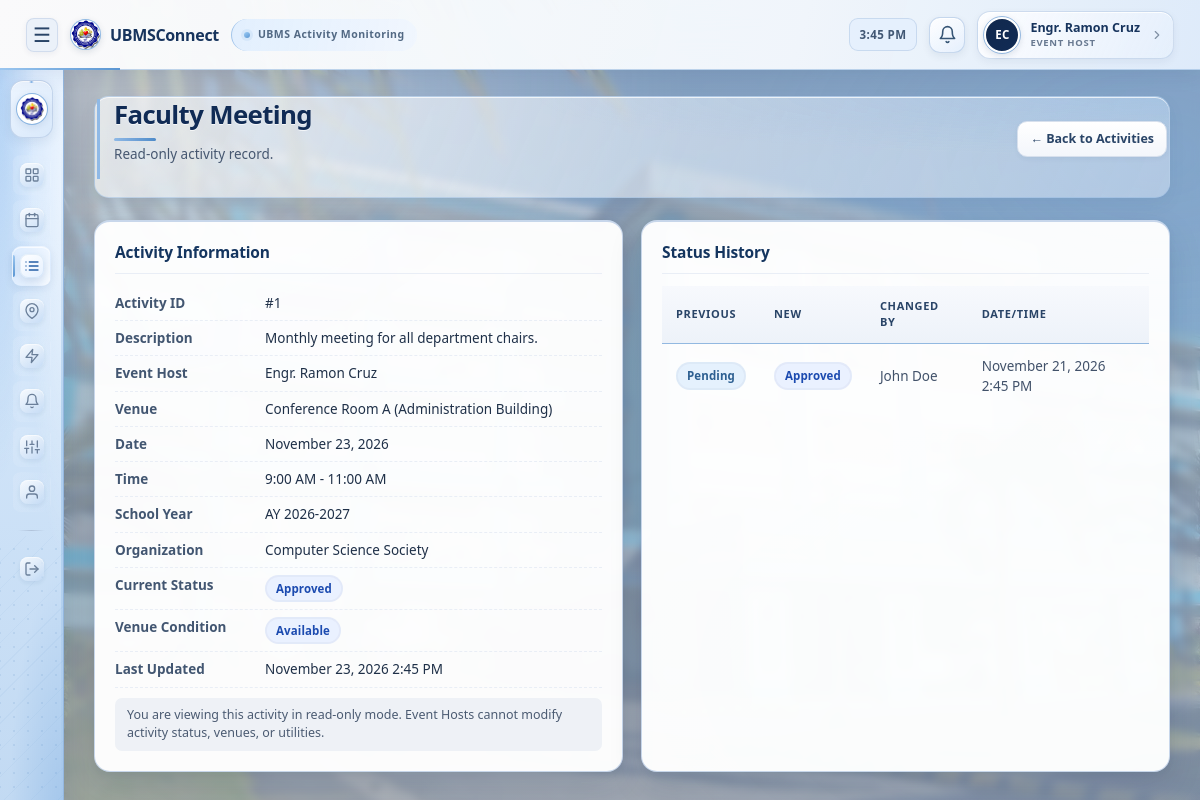
The page /host/activity_view.php?id=1 (signed in) on the database its author committed.
### tables this page shows
CREATE TABLE activities (
    id INT AUTO_INCREMENT PRIMARY KEY,
    activity_name VARCHAR(150) NOT NULL,
    description TEXT,
    host_id INT NOT NULL,
    organization_id INT NULL,
    venue_id INT NOT NULL,
    activity_date DATE NOT NULL,
    school_year_id INT NULL,
    start_time TIME NOT NULL,
    end_time TIME NOT NULL,
    status ENUM('Pending','Approved','Rejected','Maintenance','Completed') NOT NULL DEFAULT 'Pending',
    created_at DATETIME DEFAULT CURRENT_TIMESTAMP,
    updated_at DATETIME DEFAULT CURRENT_TIMESTAMP ON UPDATE CURRENT_TIMESTAMP,
    CONSTRAINT fk_activities_host FOREIGN KEY (host_id) REFERENCES users(id) ON DELETE CASCADE,
    CONSTRAINT fk_activities_venue FOREIGN KEY (venue_id) REFERENCES venues(id) ON DELETE CASCADE,
    CONSTRAINT fk_activities_school_year FOREIGN KEY (school_year_id) REFERENCES school_years(id) ON DELETE SET NULL,
    CONSTRAINT fk_activities_organization FOREIGN KEY (organization_id) REFERENCES organizations(id) ON DELETE SET NULL,
    INDEX idx_activity_date (activity_date),
    INDEX idx_status (status),
    INDEX idx_venue_id (venue_id),
    INDEX idx_host_id (host_id)
);

CREATE TABLE users (
    id INT AUTO_INCREMENT PRIMARY KEY,
    username VARCHAR(50) NOT NULL UNIQUE,
    password VARCHAR(255) NOT NULL,
    password_changed_at DATETIME NULL,
    full_name VARCHAR(100) NOT NULL,
    email VARCHAR(150) NULL,
    profile_picture VARCHAR(255) NULL,
    university_id VARCHAR(50) NULL,
    affiliation ENUM('student','ubms_staff') NULL,
    department_id INT NULL,
    course_id INT NULL,
    organization_id INT NULL,
    office_unit VARCHAR(150) NULL,
    role ENUM('super_admin','staff','host') NOT NULL,
    status ENUM('active','pending','inactive','rejected') NOT NULL DEFAULT 'active',
    created_at DATETIME DEFAULT CURRENT_TIMESTAMP,
    updated_at DATETIME DEFAULT CURRENT_TIMESTAMP ON UPDATE CURRENT_TIMESTAMP,
    last_login DATETIME NULL
);

CREATE TABLE venues (
    id INT AUTO_INCREMENT PRIMARY KEY,
    venue_name VARCHAR(100) NOT NULL,
    building VARCHAR(100) NOT NULL,
    location VARCHAR(150) NULL,
    description TEXT NULL,
    image_path VARCHAR(255) NULL,
    is_free TINYINT(1) NOT NULL DEFAULT 1,
    usage_fee DECIMAL(10,2) NULL,
    capacity INT NOT NULL DEFAULT 0,
    status ENUM('Available','In Use','Under Maintenance','Unavailable') NOT NULL DEFAULT 'Available',
    is_active TINYINT(1) NOT NULL DEFAULT 1,
    created_by INT NULL,
    created_at DATETIME DEFAULT CURRENT_TIMESTAMP,
    updated_at DATETIME DEFAULT CURRENT_TIMESTAMP ON UPDATE CURRENT_TIMESTAMP,
    CONSTRAINT fk_venues_created_by FOREIGN KEY (created_by) REFERENCES users(id) ON DELETE SET NULL
);

CREATE TABLE school_years (
    id INT AUTO_INCREMENT PRIMARY KEY,
    name VARCHAR(60) NOT NULL UNIQUE,
    start_date DATE NOT NULL,
    end_date DATE NOT NULL,
    is_active TINYINT(1) NOT NULL DEFAULT 1,
    created_at DATETIME DEFAULT CURRENT_TIMESTAMP
);

CREATE TABLE organizations (
    id INT AUTO_INCREMENT PRIMARY KEY,
    department_id INT NULL,
    organization_name VARCHAR(150) NOT NULL UNIQUE,
    is_active TINYINT(1) NOT NULL DEFAULT 1,
    CONSTRAINT fk_org_department FOREIGN KEY (department_id) REFERENCES departments(id) ON DELETE SET NULL
);

CREATE TABLE activity_status_logs (
    id INT AUTO_INCREMENT PRIMARY KEY,
    activity_id INT NOT NULL,
    previous_status VARCHAR(20) NOT NULL,
    new_status VARCHAR(20) NOT NULL,
    changed_by INT NOT NULL,
    changed_at DATETIME DEFAULT CURRENT_TIMESTAMP,
    CONSTRAINT fk_log_activity FOREIGN KEY (activity_id) REFERENCES activities(id) ON DELETE CASCADE,
    CONSTRAINT fk_log_user FOREIGN KEY (changed_by) REFERENCES users(id) ON DELETE CASCADE,
    INDEX idx_activity_id (activity_id)
);

### includes/functions.php (called while the page is built, shortened)
<?php
function e($value) {
    return htmlspecialchars($value ?? '', ENT_QUOTES, 'UTF-8');
}
function formatDate($date) {
    return date('F j, Y', strtotime($date));
}
function formatTime($time) {
    return date('g:i A', strtotime($time));
}
function formatDateTime($datetime) {
    return date('F j, Y g:i A', strtotime($datetime));
}
function statusBadgeClass($status) {
    switch ($status) {
        case 'Pending':     return 'badge-pending';
        case 'Approved':    return 'badge-approved';
    }
}
function venueBadgeClass($status) {
    switch ($status) {
        case 'Available':          return 'badge-approved';
    }
}

### host/activity_view.php (the view, shortened to what this page needs)
<?php
require_once __DIR__ . '/../includes/conflicts.php';
$id = (int) ($_GET['id'] ?? 0);
$stmt = $pdo->prepare(
    "SELECT a.*, u.full_name AS host_name, v.venue_name, v.building, v.status AS venue_status,
            o.organization_name, sy.name AS school_year_name
     FROM activities a
     JOIN users u ON u.id = a.host_id
     JOIN venues v ON v.id = a.venue_id
     LEFT JOIN organizations o ON o.id = a.organization_id
     LEFT JOIN school_years sy ON sy.id = a.school_year_id
     WHERE a.id = ?"
);
$stmt->execute([$id]);
$activity = $stmt->fetch();
$histStmt = $pdo->prepare(
    "SELECT l.*, u.full_name AS changed_by_name
     FROM activity_status_logs l JOIN users u ON u.id = l.changed_by
     WHERE l.activity_id = ? ORDER BY l.changed_at DESC"
);
$histStmt->execute([$id]);
$history = $histStmt->fetchAll();
include __DIR__ . '/../includes/header.php';
include __DIR__ . '/../includes/sidebar.php';
?>
<main class="main-content">
    <div class="page-header">
        <div>
            <h1><?= e($activity['activity_name']) ?></h1>
            <p class="page-subtitle">Read-only activity record.</p>
        </div>
        <a href="/UBMSConnect/host/activities.php" class="btn btn-sm">&larr; Back to Activities</a>
    </div>
    <div class="grid-2">
        <div class="card">
            <div class="card-title">Activity Information</div>
            <div class="detail-row"><div class="dr-label">Activity ID</div><div class="dr-value">#<?= (int)$activity['id'] ?></div></div>
            <div class="detail-row"><div class="dr-label">Description</div><div class="dr-value"><?= e($activity['description'] ?: 'N/A') ?></div></div>
            <div class="detail-row"><div class="dr-label">Event Host</div><div class="dr-value"><?= e($activity['host_name']) ?></div></div>
            <div class="detail-row"><div class="dr-label">Venue</div><div class="dr-value"><?= e($activity['venue_name']) ?> (<?= e($activity['building']) ?>)</div></div>
            <div class="detail-row"><div class="dr-label">Date</div><div class="dr-value"><?= e(formatDate($activity['activity_date'])) ?></div></div>
            <div class="detail-row"><div class="dr-label">Time</div><div class="dr-value"><?= e(formatTime($activity['start_time'])) ?> - <?= e(formatTime($activity['end_time'])) ?></div></div>
            <div class="detail-row"><div class="dr-label">School Year</div><div class="dr-value"><?= e($activity['school_year_name'] ?: 'Not assigned to a school year') ?></div></div>
            <div class="detail-row"><div class="dr-label">Organization</div><div class="dr-value"><?= e($activity['organization_name'] ?: 'Not recorded') ?></div></div>
            <div class="detail-row"><div class="dr-label">Current Status</div><div class="dr-value"><span class="badge <?= statusBadgeClass($activity['status']) ?>"><?= e($activity['status']) ?></span></div></div>
            <div class="detail-row"><div class="dr-label">Venue Condition</div><div class="dr-value"><span class="badge <?= venueBadgeClass($activity['venue_status']) ?>"><?= e($activity['venue_status']) ?></span></div></div>
            <div class="detail-row"><div class="dr-label">Last Updated</div><div class="dr-value"><?= e(formatDateTime($activity['updated_at'])) ?></div></div>
            <div class="readonly-note">You are viewing this activity in read-only mode. Event Hosts cannot modify activity status, venues, or utilities.</div>
        </div>
        <div class="card">
            <div class="card-title">Status History</div>
            <?php if (empty($history)): ?>
                <div class="empty-state">No status changes recorded yet.</div>
            <?php else: ?>
                <div class="table-wrap">
                    <table class="data-table">
                        <thead><tr><th>Previous</th><th>New</th><th>Changed By</th><th>Date/Time</th></tr></thead>
                        <tbody>
                        <?php foreach ($history as $h): ?>
                            <tr>
                                <td><span class="badge <?= statusBadgeClass($h['previous_status']) ?>"><?= e($h['previous_status']) ?></span></td>
                                <td><span class="badge <?= statusBadgeClass($h['new_status']) ?>"><?= e($h['new_status']) ?></span></td>
                                <td><?= e($h['changed_by_name']) ?></td>
                                <td><?= e(formatDateTime($h['changed_at'])) ?></td>
                            </tr>
                        <?php endforeach; ?>
                        </tbody>
                    </table>
                </div>
            <?php endif; ?>
        </div>
    </div>
</main>
<?php include __DIR__ . '/../includes/footer.php'; ?>

### rows shown on the page
activities: activity_name "Faculty Meeting", id "1", description "Monthly meeting for all department chairs.", host.full_name "Engr. Ramon Cruz", venue.venue_name "Conference Room A", venue.building "Administration Building", activity_date "November 23, 2026", start_time "9:00 AM", end_time "11:00 AM", school_year.name "AY 2026-2027", organization.organization_name "Computer Science Society", status "Approved", venue.status "Available", updated_at "November 23, 2026 2:45 PM"
activity_status_logs: previous_status "Pending", new_status "Approved", changed_by.full_name "John Doe", changed_at "November 21, 2026 2:45 PM"

### other values the page prints
nameInitials(currentUserName()) "EC"
currentUserName() "Engr. Ramon Cruz"
roleLabel(currentUserRole()) "EVENT HOST"
